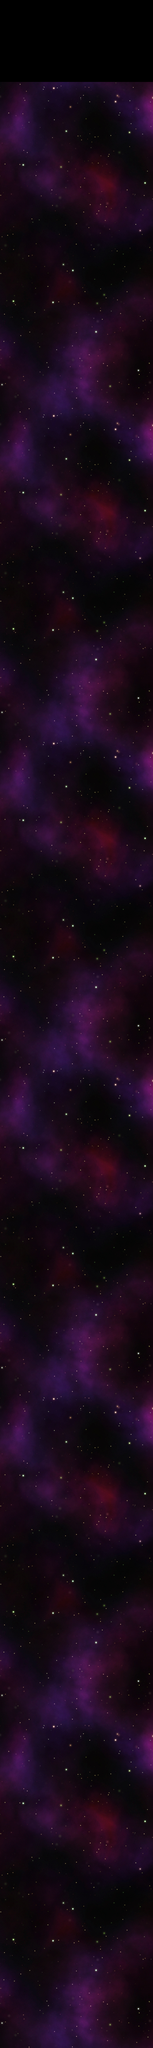

Below is a game level as drawn by its tile map, then a one-line description and the .tmx that defines it (tile-layer data replaced by summaries):
An orthogonal 15x200 tile map with 32x32 px tiles, 1 tile layer (background) and 9 objects (6x spawner, 3x dialog).

<map version="1.0" orientation="orthogonal" renderorder="left-up" width="15" height="200" tilewidth="32" tileheight="32" nextobjectid="37">
 <tileset firstgid="1" name="4081217898_8d27f256ea_o" tilewidth="32" tileheight="32">
  <image source="tilesets/nebula.jpg" width="1024" height="1024" />
 </tileset>
 <layer name="background" width="15" height="200">
  <data>[3000 cells, 2880 non-empty, 480 distinct tile ids]</data>
 </layer>
 <objectgroup name="spawners">
  <object id="29" name="spawner_01" type="spawner" x="47" y="5600" width="20" height="20">
   <properties>
    <property name="spawnID" value="dummy" />
   </properties>
  </object>
  <object id="32" name="spawner_01" type="spawner" x="404" y="5604" width="20" height="20">
   <properties>
    <property name="spawnID" value="dummy" />
   </properties>
  </object>
  <object id="33" name="spawner_01" type="spawner" x="52" y="5431" width="20" height="20">
   <properties>
    <property name="spawnID" value="dummy" />
   </properties>
  </object>
  <object id="34" name="spawner_01" type="spawner" x="411" y="5438" width="20" height="20">
   <properties>
    <property name="spawnID" value="dummy" />
   </properties>
  </object>
  <object id="35" name="spawner_01" type="spawner" x="54" y="5286" width="20" height="20">
   <properties>
    <property name="spawnID" value="dummy" />
   </properties>
  </object>
  <object id="36" name="spawner_01" type="spawner" x="413" y="5288" width="20" height="20">
   <properties>
    <property name="spawnID" value="dummy" />
   </properties>
  </object>
 </objectgroup>
 <objectgroup name="dialogs">
  <object id="25" name="dialog_01" type="dialog" x="-8" y="5708" width="493" height="698">
   <properties>
    <property name="dialogID" value="tutorial_001" />
   </properties>
  </object>
  <object id="27" name="dialog_02" type="dialog" x="-13" y="4967" width="497" height="124">
   <properties>
    <property name="dialogID" value="tutorial_002" />
   </properties>
  </object>
  <object id="28" name="dialog_03" type="dialog" x="-7" y="4335" width="496" height="163">
   <properties>
    <property name="dialogID" value="tutorial_003" />
   </properties>
  </object>
 </objectgroup>
 <objectgroup name="obstacles" />
</map>
